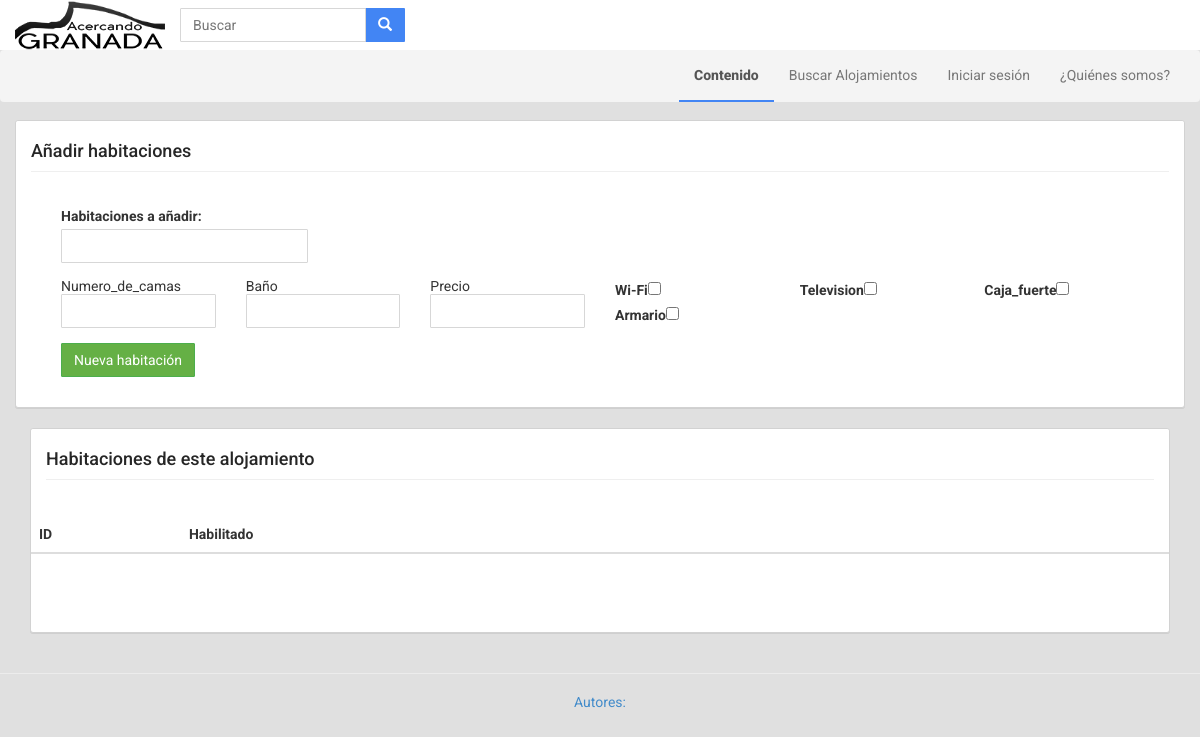
The page /GRXDev/index.php?cat=gestion_habitaciones on the database its author committed.
### tables this page shows
CREATE TABLE IF NOT EXISTS `caracteristicas` (
  `ID_Caracteristicas` int(10) NOT NULL,
  `Descripcion` varchar(255) NOT NULL,
  `Tipo` varchar(255) NOT NULL,
  `Tipo_check` int(10) NOT NULL
);

### GRXDev/conexionBD.php (called while the page is built)
<?php
include "BD.php";
$datos = new BD("localhost", "root", "", "GRXDev");
?>

### GRXDev/BD.php (called while the page is built, shortened)
<?php
class BD {
    private $localhost;
    private $user;
    private $pass;
    private $conexion = false;
    public function BD($direccion, $usuario, $contrasenia, $basedatos) {
        $this->localhost = $direccion;
        $this->user = $usuario;
        $this->pass = $contrasenia;
        $this->database = $basedatos;
    }
    public function GetMyConnection() {
        if ($this->conexion)
            return $this->conexion;
        $this->conexion = mysql_connect($this->localhost, $this->user, $this->pass) or die('Could not connect to server.');
        return $this->conexion;
    }
    public function Query($cadena) {
        return $res = mysql_query($cadena, $this->GetMyConnection());
    }
}

### GRXDev/gestion_habitaciones.php (the view, shortened to what this page needs)
<div class="container" id="main">
    <div class="row">
<div center-block">
<div class="panel panel-warning">
    <div class="panel-heading"><h4>Añadir habitaciones</h4></div>
    <?php $alojamiento=$_GET['ID_Alojamiento']?>
    <div class="panel-body">
        <form class="form col-md-12" action="script_nueva_habitacion.php?ID_Alojamiento=<?php echo $alojamiento;?>" method="post">
            <div class="form-group col-md-3 col-sm-1">
                <label for="precio">Habitaciones a añadir: </label>
                <input type="number" id="copias" name="copias" class="form-control">
            </div>
            <div style="clear: left">
            <?php
                include 'conexionBD.php';
                $result=$datos->Query("SELECT * FROM caracteristicas WHERE tipo='1' ORDER BY Tipo_check");
                while($fila=mysql_fetch_array($result)){
                    if($fila['Tipo_check']=='1'){
                        echo '<div class="col-md-2 col-sm-2">';
                        echo '<label for="'.$fila['Descripcion'].'">'.utf8_encode($fila['Descripcion']).' </label>';
                        echo '<input type="checkbox"  name="'.$fila['ID_Caracteristicas'].'" value="'.$fila['ID_Caracteristicas'].'" >';
                    }else{
                        echo '<div class="form-group col-md-2 col-sm-2>';
                        echo '<label for="'.$fila['Descripcion'].'">'.utf8_encode($fila['Descripcion']).' </label>';
                        echo '<input type="text" id="'.$fila['ID_Caracteristicas'].'" name="'.$fila['ID_Caracteristicas'].'" class="form-control" >';
                    }
					echo '</div>';
                }
            ?>
            </div>
            <div class="form-group col-md-9 col-sm-9" style="clear:left">
                <button type="submit" class="btn btn-success" >Nueva habitación</button>
            </div>
        </form>
    </div>
</div>
</div>
    <div class="col-md-12 col-sm-12">
        <div class="panel panel-warning">
            <div class="panel-heading"><h4>Habitaciones de este alojamiento</h4></div>
            <div class="panel-body">
                <?php $result=$datos->Query("SELECT * FROM habitacion WHERE ID_Alojamiento='".$alojamiento."'")?>
                <?php if($result){?>
                <div class="row">
                    <div class="table-responsive">
                        <table class="table table-striped">
                            <thead>
                            <tr>
                                <th>ID</th>
                                <th>Habilitado</th>
                                <th></th>
                                <th></th>
                                <th></th>
                                <th></th>
                                <th></th>
                                <th></th>
                                <th></th>
                            </tr>
                            </thead>
                        </table>
                    </div>
                    <div class="col-md-12 text-center">
                    </div>
                </div>
                <?php } ?>
                </div>
            </div>
        </div>
    </div>
</div>

### GRXDev/css/styles.css (style rules this page uses)
.btn,.form-control,.panel,.list-group,.well { border-radius:1px;box-shadow:0 0 0; }
.form-control { border-color:#d7d7d7; }
.well,.panel { border-color:#d2d2d2;box-shadow:0 1px 0 #cfcfcf;border-radius:3px; }
.btn-success,.label-success,.progress-bar-success { background-color:#65b045; }
button { outline: 0; }
.panel .panel-heading { background-color:#ffffff; font-weight:700; font-size:16px; color:#262626; border-color:#ffffff; }
h3,h4,h5 { border:0 solid #efefef; border-bottom-width:1px; padding-bottom:10px; }
#main { padding-top:120px; }

### rows shown on the page
caracteristicas: Descripcion "Numero_de_camas"
caracteristicas: Descripcion "Baño"
caracteristicas: Descripcion "Precio"
caracteristicas: Descripcion "Wi-Fi"
caracteristicas: Descripcion "Television"
caracteristicas: Descripcion "Caja_fuerte"
caracteristicas: Descripcion "Armario"
